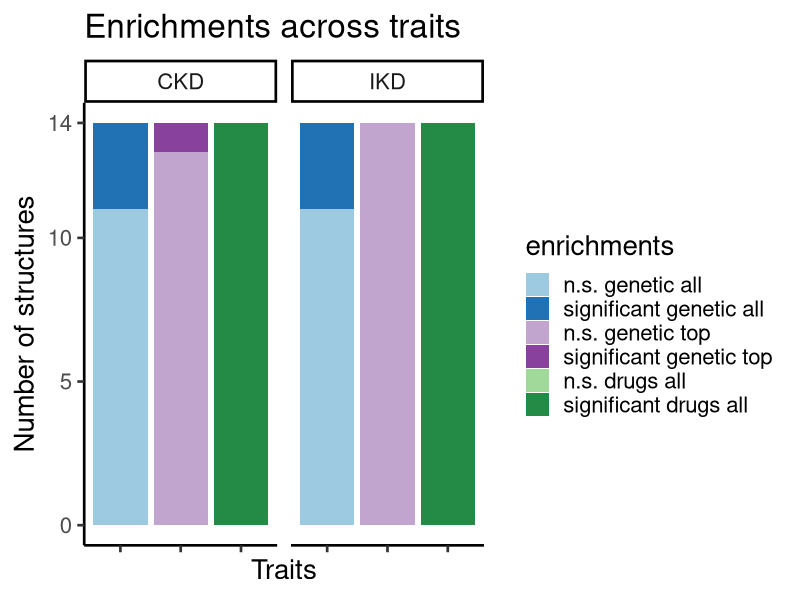

The R source for this figure:
## ---- chunk 1
library(ggplot2)
## ---- chunk 2
mydata <- read.csv("Enrichments_barplot_mouse_JCI.csv", sep = ";")
## ---- chunk 3
enrichments <- mydata$Enrichment
trait <- mydata$Trait
number_of_structures <- as.numeric(mydata$Structures)
geneset <- mydata$Gene.set
factor_lvl <- 1:length(mydata[,1])
## ---- chunk 4
enrichments <- factor(enrichments, levels = rev(unique(enrichments)))
geneset <- factor(geneset, levels = unique(geneset))
trait <- factor(trait, levels = unique(trait))

## ---- chunk 5
# creating data frame 
enriched_proportions <- data.frame(number_of_structures,trait,enrichments,geneset,factor_lvl)

## ---- chunk 6
p1 <-   ggplot(enriched_proportions, aes(x=geneset, y=number_of_structures, fill = enrichments)) +
    geom_bar(stat="identity", position = "stack") +
    scale_y_continuous(breaks = c(0,5,10,14)) + #,limits = c(0,20)) +
    #geom_text(size = 6, position = position_stack(vjust = 0.75),aes(label = number_of_structures)) +
    facet_wrap(~ trait, ncol = 12) +
    labs(title="Enrichments across traits") +
    xlab("Traits") +
    ylab("Number of structures") +
    theme_classic(base_size = 20) +
    theme(axis.text.x=element_blank()) +
    scale_fill_manual(values=c("#238B45", "#A1D99B","#88419D","#C2A5CF","#2171B5","#9ECAE1")) +
    #coord_flip() +
    guides(fill = guide_legend(reverse = T))

p1
## ---- chunk 7
sessionInfo()
